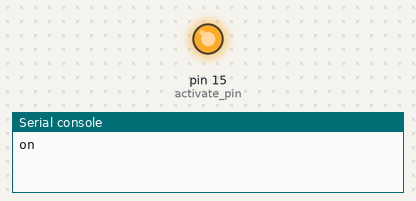
This program was run on a simulated MicroPython board. Shown: output pins drawn as LEDs (lit = HIGH), the last lines printed to the serial console.

Above: at 1.5 s.
At 4.5 s:
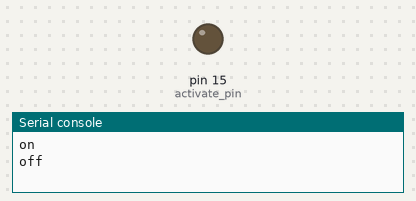
Timing chart, 0 to 7.8 s (numbered marks = the images above):
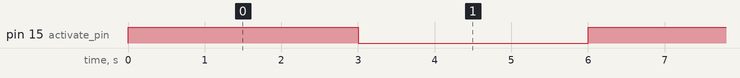

The program:

motor.py
```python
import machine,time
from machine import Pin


activate_pin = machine.Pin(15,machine.Pin.OUT)

try:
    while True:
        activate_pin.on()
        print("on")
        time.sleep(3)
        activate_pin.off()
        print("off")
        time.sleep(3)
finally:
    pass
```

Measured:
- by itself, pin 15 (activate_pin): alternates HIGH for 3.0 s and LOW for 3.0 s
